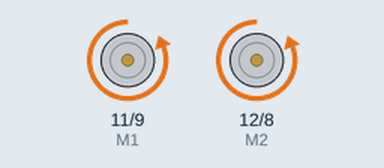
This sketch was run on a simulated Arduino Uno, built with avr-gcc and run on an emulated ATmega328P. On the bench: direction and speed pins drawn as motors (green arrow = direction pin HIGH = forward, orange = LOW = backward, longer = more drive).

Above: at 0.5 s.
At 5.0 s:
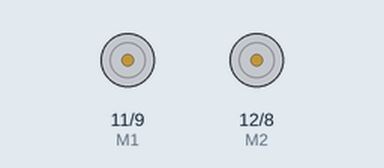
Timing chart, 0 to 6.9 s (numbered marks = the images above):
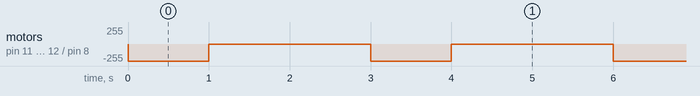

The sketch:

DC_Motors2.ino
```cpp
int direc = LOW;

int M1 = 11;
int M2 = 12;
int E2 = 8;
int E1 = 9;

void setup() {
  // put your setup code here, to run once:
  pinMode(M1, OUTPUT);
  pinMode(M2, OUTPUT);
}

void loop() {
  // put your main code here, to run repeatedly:
  digitalWrite(M1,direc);
  digitalWrite(M2,direc);
//  analogWriteResolution(12);
  analogWrite(E1,255);
  analogWrite(E2,255);
  delay(1000);
  analogWrite(E1,0);
  analogWrite(E2,0);
  delay(1000);
//  direc = !direc;
//  digitalWrite(M2, direc);
  delay(1000);

}
```

Measured:
- by itself, motor on pin 11 (M1) / pin 9 (E1), motor on pin 12 (M2) / pin 8 (E2): alternates backward 255/255 for 1.0 s and stopped for 2.0 s
